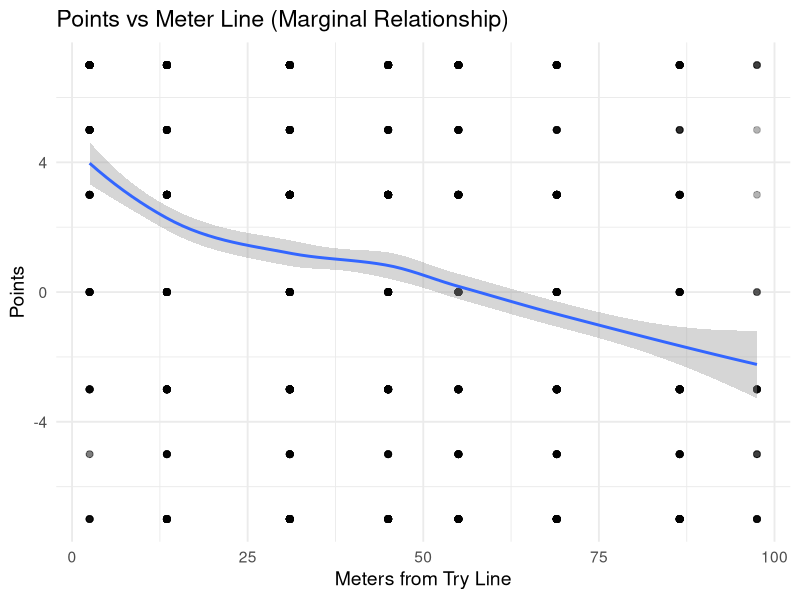
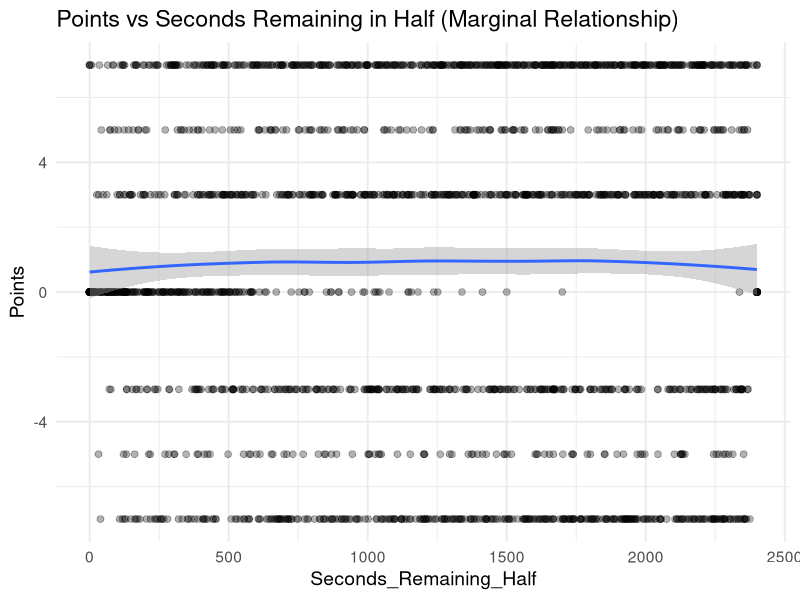
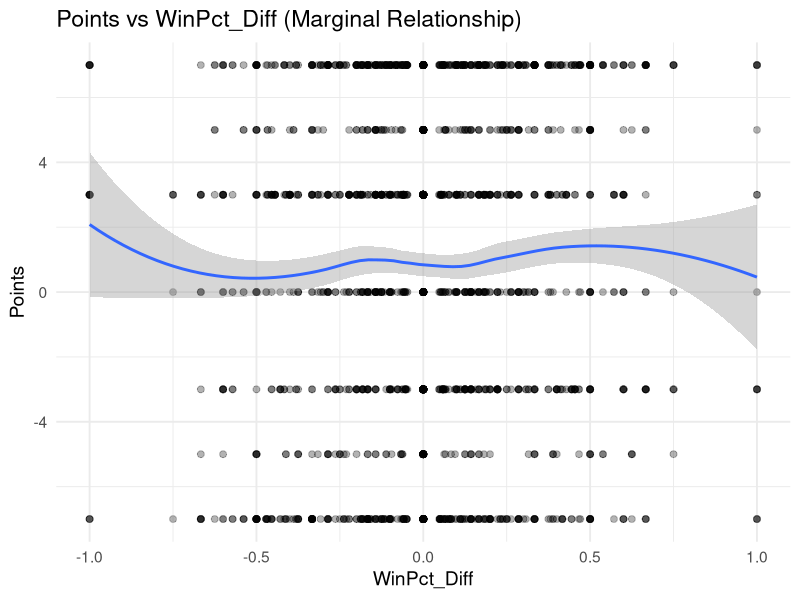
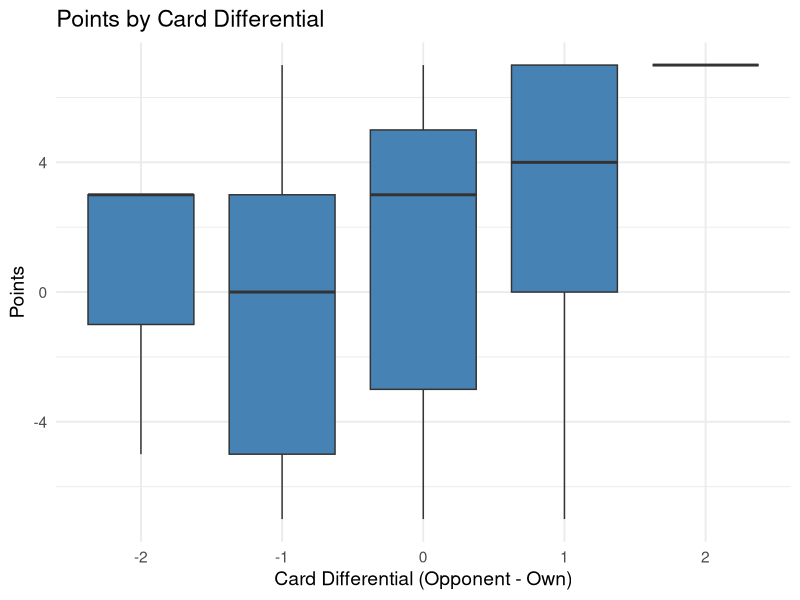

Here is the R script that generated these plots, in order:
#############
### SETUP ###
#############

# load libraries

# install.packages("patchwork")
library(patchwork)
# install.packages("stringr")
library(stringr)
# install.packages("tidyverse")
library(tidyverse)

# set seed (date-style: 2025-11-19)
set.seed(20251119)

#######################
### PHASE DATA LOAD ###
#######################

# run from project root
phase_data = read_csv("data/phase_2018-19.csv")
# preview data
head(phase_data)

#########################
### LINEOUT DATA PREP ###
#########################

phase_data <- phase_data %>%
  mutate(
    # extract signed points
    points = str_extract(Outcome, "[-+]?\\d+") %>% as.numeric(),
    
    # replace missing points with 0
    points = ifelse(is.na(points), 0, points)
  )

# final score by match
last_play <- phase_data %>%
  group_by(Round, Home, Away) %>%
  filter(ID == max(ID)) %>%
  ungroup() %>%
  mutate(
    last_play_points = str_extract(Outcome, "[-+]?\\d+") %>% as.numeric(),
    last_play_points = ifelse(is.na(last_play_points), 0, last_play_points),
    
    Score_Change = last_play_points,
    
    Final_Points_Difference = Points_Difference + Score_Change,
    Final_Points_Diff_Home = if_else(Team_In_Poss == "Home",
                                     Final_Points_Difference,
                                     -Final_Points_Difference)
  )

# keep first-phase lineouts
phase_data <- phase_data %>%
  filter(
    Play_Start == "Lineout",
    Phase == 1
  )

# build win percentage

last_play <- last_play %>%
  select(Round, Home, Away, Final_Points_Diff_Home) %>%
  distinct()

last_play <- last_play %>%
  pivot_longer(cols = c(Home, Away),
               names_to = "Side",
               values_to = "Team") %>%
  mutate(
    Win = case_when(
      Side == "Home" & Final_Points_Diff_Home > 0 ~ 1,
      Side == "Home" & Final_Points_Diff_Home <= 0 ~ 0,
      Side == "Away" & Final_Points_Diff_Home < 0 ~ 1,
      Side == "Away" & Final_Points_Diff_Home >= 0 ~ 0
    ),
    Round = as.numeric(Round)
  ) %>%
  arrange(Team, Round)

# running win percentage
last_play <- last_play %>%
  group_by(Team) %>%
  arrange(Round) %>%
  mutate(
    Games_Played = lag(row_number(), default = 0),
    Wins_Before = lag(cumsum(Win), default = 0),
    WinPct_Before = if_else(Games_Played == 0, 0.5, Wins_Before / Games_Played)
  ) %>%
  ungroup()

# team in possession
phase_data <- phase_data %>%
  mutate(
    Team_for_join = case_when(
      Team_In_Poss == "Home" ~ Home,
      Team_In_Poss == "Away" ~ Away
    )
  ) %>%
# join team win percentage
  left_join(
    last_play %>% select(Team, Round, WinPct_Before),
    by = c("Team_for_join" = "Team", "Round" = "Round")
  )

# flag home attack
phase_data <- phase_data %>%
  mutate(
    Home_Attack = if_else(Team_In_Poss == "Home", 1, 0)
  )

# opponent data
phase_data <- phase_data %>%
  mutate(
    Opponent = if_else(Team_In_Poss == "Home", Away, Home)
  ) %>%
    left_join(
      last_play %>% select(Team, Round, WinPct_Before) %>%
        rename(Opponent = Team,
               Opponent_WinPct = WinPct_Before),
      by = c("Opponent", "Round")
    ) %>%
  mutate(
    # win percentage differential
    WinPct_Diff = WinPct_Before - Opponent_WinPct,
    # card differential
    Card_Diff = (Yellow_Cards_Opp + Red_Cards_Opp) - (Yellow_Cards_Own + Red_Cards_Own)
  )



# seconds remaining in half
phase_data <- phase_data %>%
  mutate(
    Seconds_Remaining_Half = if_else(
      Seconds_Remaining > 2400,             # first half
      Seconds_Remaining - 2400,             # first-half seconds remaining
      Seconds_Remaining                     # second half
    )
  )

# flag under 2 minutes
phase_data <- phase_data %>%
  mutate(
    Less_Than_2_Min = if_else(Seconds_Remaining_Half < 120, 1, 0)
  )

# flag repeated outcomes in a possession run
phase_data <- phase_data %>%
  arrange(Round, Home, Away, ID) %>%
  group_by(Round, Home, Away) %>%
  mutate(
    run_id = cumsum(c(TRUE, diff(Points_Difference) != 0 | Outcome[-1] != Outcome[-n()])),
    n_same = ave(run_id, run_id, FUN = length), # run size
  ) %>%
  ungroup()

# map location to meter line
location_names <- c("5m-Goal (opp)", "22m-5m (opp)", "10m-22m (opp)",
                    "Half-10m (opp)","10m-Half (own)", "22m-10m (own)",
                    "5m-22m (own)", "Goal-5m (own)")
location_meters <- c(2.5, 13.5, 31, 45, 55, 69, 86.5, 97.5)

# zone boundaries in meters from opponent try line
zone_boundaries_m <- c(0, 5, 22, 40, 50, 60, 78, 95, 100)

lookup <- setNames(location_meters, location_names)

phase_data$meter_line <- lookup[phase_data$Location]

# draw one sample per possession run
sampled_phase_data <- phase_data %>%
  arrange(Round, Home, Away, ID) %>%
  group_by(Round, Home, Away, run_id) %>%
  slice_sample(n = 1) %>%
  ungroup() %>%
  mutate(
    meter_line_factor = factor(meter_line)
  )

#############
### PLOTS ###
#############

# meter line
meter_line_marginal <- ggplot(sampled_phase_data, aes(x = meter_line, y = points)) +
  geom_point(alpha = 0.3, size = 2) +
  geom_smooth(method = "loess", se = TRUE) +
  labs(
    title = "Points vs Meter Line (Marginal Relationship)",
    x = "Meters from Try Line",
    y = "Points"
  ) +
  theme_minimal(base_size = 14)

ggsave("plots/meter_line_marginal.png", meter_line_marginal,
       width = 10, height = 8, dpi = 300)

# seconds remaining in half
seconds_remaining_marginal <- ggplot(sampled_phase_data, aes(x = Seconds_Remaining_Half, y = points)) +
  geom_point(alpha = 0.3, size = 2) +
  geom_smooth(method = "loess", se = TRUE) +
  labs(
    title = "Points vs Seconds Remaining in Half (Marginal Relationship)",
    x = "Seconds_Remaining_Half",
    y = "Points"
  ) +
  theme_minimal(base_size = 14)

ggsave("plots/seconds_remaining_marginal.png", seconds_remaining_marginal,
       width = 10, height = 8, dpi = 300)

# win percentage differential
win_per_marginal <- ggplot(sampled_phase_data, aes(x = WinPct_Diff, y = points)) +
  geom_point(alpha = 0.3, size = 2) +
  geom_smooth(method = "loess", se = TRUE) +
  labs(
    title = "Points vs WinPct_Diff (Marginal Relationship)",
    x = "WinPct_Diff",
    y = "Points"
  ) +
  theme_minimal(base_size = 14)

ggsave("plots/win_per_marginal.png", win_per_marginal,
       width = 10, height = 8, dpi = 300)

# card differential
card_dif_marginal <- ggplot(sampled_phase_data, aes(x = factor(Card_Diff), y = points)) +
  geom_boxplot(fill = "steelblue") +
  labs(
    title = "Points by Card Differential",
    x = "Card Differential (Opponent - Own)",
    y = "Points"
  ) +
  theme_minimal(base_size = 14)

ggsave("plots/card_dif_marginal.png", card_dif_marginal,
       width = 10, height = 8, dpi = 300)
